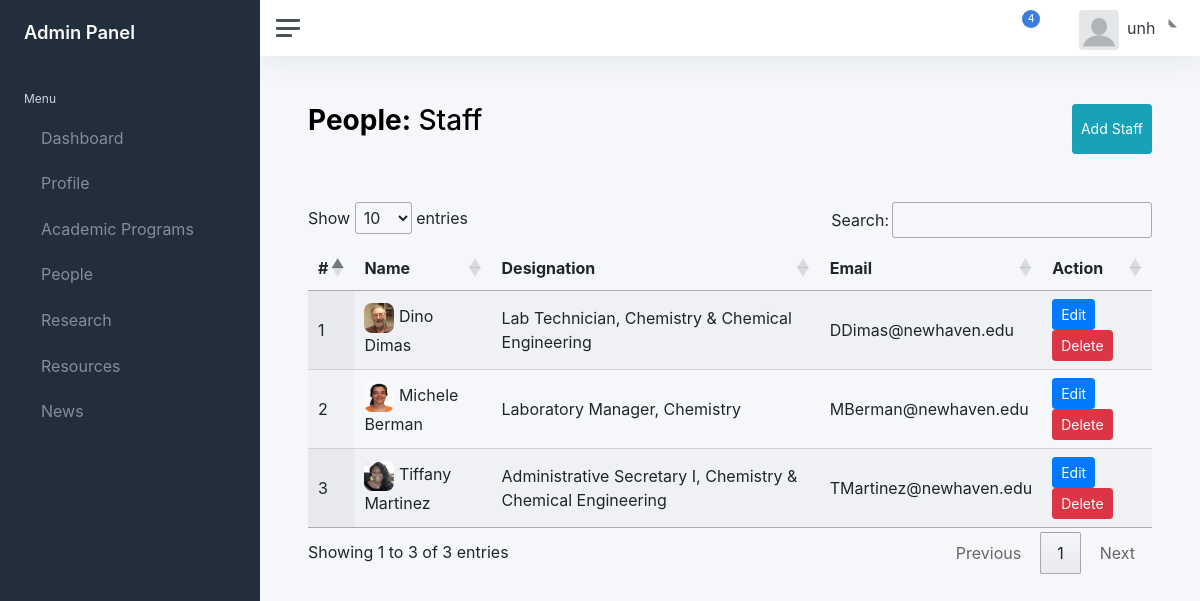
Page /super-admin/people/all-staffs/ (signed in) on the committed database.
### chemistryDept/peopleApp/models.py (models this page shows, shortened)
class staff(models.Model):
    name = models.TextField(max_length=100)
    staff_image = models.ImageField(null=True, blank=True, upload_to="Images/")
    email = models.EmailField(max_length=50)
    designation = models.TextField(max_length=100)

### chemistryDept/peopleApp/views.py (the view)
@login_required
def staff(request):
    if request.method == "GET":
        data = all_staff.objects.all().order_by('name')
        return render(request, 'peopleApp/staff.html',context={'staff':data})

### chemistryDept/templates/peopleApp/staff.html (shortened to what this page needs)
{% extends "layouts/admin.html" %}
{% load static %}
{% block links %}
<link rel="stylesheet" href="https://cdn.datatables.net/1.12.1/css/jquery.dataTables.min.css">
{% endblock %}
{% block content %}
<main class="content">
	<div class="container-fluid p-0">
		  <div class="d-flex justify-content-between pb-5">
		  	<h1 class="h3 mb-3"><strong>People:</strong> Staff</h1>
				<button class="btn btn-sm btn-info" data-toggle="modal" data-target="#staffModal">Add Staff</button>
		  </div>
      <div>
						<table id="example" class="display" style="width:100%">
				        <thead>
				            <tr>
				                <th>#</th>
				                <th>Name</th>
				                <th>Designation</th>
				                <th>Email</th>
				                <th>Action</th>
				            </tr>
				        </thead>
				        <tbody>
									{% for value in staff%}
				            <tr>
				                <td>{{ forloop.counter }}</td>
				                <td>
													<img src="/media/{{ BASIC_DIR }}/{{value.staff_image}}" alt="" style="height:30px; width:30px; border-radius: 8px; "/>
													{{ value.name}}
												</td>
				                <td>{{ value.designation}}</td>
				                <td>{{ value.email }}</td>
				                <td>
				                	<button data-id="{{ value.id }}" class="btn btn-sm btn-primary edit-btn" data-toggle="modal" data-target="#editStaffModal">Edit</button>
													<button data-id="{{ value.id }}" data-page="people/staff" class="btn btn-sm btn-danger del-btn" data-toggle="modal" data-target="#deleteModal">Delete</button>
				                </td>
				            </tr>
										{% endfor %}
				        </tbody>
				    </table>
      </div>
  </div>
</main>
{% endblock %}

### chemistryDept/templates/layouts/admin.html (shortened to what this page needs)
{% load static %}
<!DOCTYPE html>
<html lang="en">
<head>
	<link href="{% static 'css/app.css' %}" rel="stylesheet">
	<link rel="stylesheet" href="https://cdn.jsdelivr.net/npm/bootstrap@4.6.2/dist/css/bootstrap.min.css" >
	{% block links %}
	{% endblock %}
</head>
<body>
	<div class="wrapper">
		<nav id="sidebar" class="sidebar js-sidebar">
			<div class="sidebar-content js-simplebar">
				<a class="sidebar-brand" href="{% url 'dashboard'%}">
          <span class="align-middle">Admin Panel</span>
        </a>
				<ul class="sidebar-nav">
					<li class="sidebar-header">
						Menu
					</li>
					<li class="sidebar-item">
						<a class="sidebar-link" href="{% url 'dashboard'%}">
              				 <span class="align-middle">Dashboard</span>
            			</a>
					</li>
					<li class="sidebar-item">
						<a class="sidebar-link" href="#">
              				 <span class="align-middle">Profile</span>
						</a>
					</li>
					<li class="sidebar-item">
						<a class="sidebar-link" href="#">
              				 <span class="align-middle">Academic Programs</span>
						</a>
					</li>
					<li class="sidebar-item">
						<a class="sidebar-link" href="#" data-bs-toggle="dropdown">
              				 <span class="align-middle">People</span>
						</a>
					</li>
					<li class="sidebar-item">
						<a class="sidebar-link" href="#" data-bs-toggle="dropdown">
              				 <span class="align-middle">Research</span>
						</a>
					</li>
					<li class="sidebar-item">
						<a class="sidebar-link" href="#" data-bs-toggle="dropdown">
              				 <span class="align-middle">Resources</span>
						</a>
					</li>
					<li class="sidebar-item">
						<a class="sidebar-link" href="#">
              				 <span class="align-middle">News</span>
						</a>
					</li>
				</ul>
			</div>
		</nav>
		<div class="main">
			<nav class="navbar navbar-expand navbar-light navbar-bg">
				<a class="sidebar-toggle js-sidebar-toggle">
          <i class="hamburger align-self-center"></i>
        </a>
				<div class="navbar-collapse collapse">
					<ul class="navbar-nav navbar-align">
						<li class="nav-item dropdown">
							<a class="nav-icon dropdown-toggle" href="#" id="alertsDropdown" data-bs-toggle="dropdown">
								<div class="position-relative">
									<span class="indicator">4</span>
								</div>
							</a>
						</li>
						<li class="nav-item dropdown">
							<a class="nav-icon dropdown-toggle" href="#" id="messagesDropdown" data-bs-toggle="dropdown">
							</a>
						</li>
						<li class="nav-item dropdown">
							<a class="nav-link dropdown-toggle d-none d-sm-inline-block" href="#" data-bs-toggle="dropdown">
                <img src=
								"
								{% if userinfo == None %}
										{% static 'img/avatars/download.png' %}
								{% else %}
										/media/{{ BASIC_DIR }}/{{user_info.admin_image}}
								{% endif %}
								"
								 class="avatar img-fluid rounded me-1" alt="Charles Hall" /> <span class="text-dark">{{ user.username }}</span>
              </a>
						</li>
					</ul>
				</div>
			</nav>
		{% block content %}
    	{% endblock %}
		</div>
	</div>
</body>
</html>

### rows in the picture
staff: staff_image (picture), name "Dino Dimas", designation "Lab Technician, Chemistry & Chemical Engineering", email "DDimas@newhaven.edu"
staff: staff_image (picture), name "Michele Berman", designation "Laboratory Manager, Chemistry", email "MBerman@newhaven.edu"
staff: staff_image (picture), name "Tiffany Martinez", designation "Administrative Secretary I, Chemistry & Chemical Engineering", email "TMartinez@newhaven.edu"

### other values in the picture
{{ user.username }} "unh"
